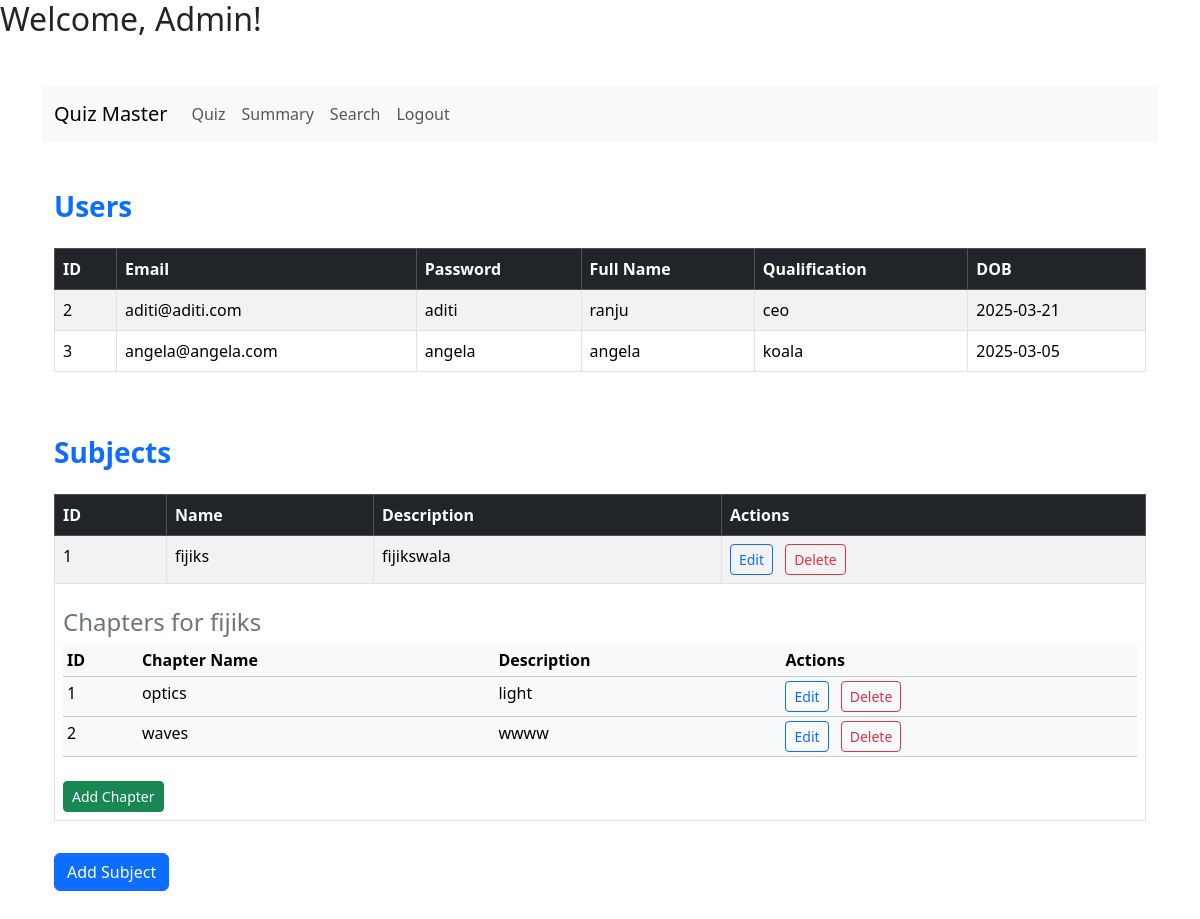
Page /dashboard/admin/1 on the committed database.
### models/user.py (models this page shows)
class User(db.Model):
    id = db.Column(db.Integer, primary_key=True, autoincrement=True)
    email = db.Column(db.String(150), unique=True, nullable=False)
    password = db.Column(db.String(150), nullable=False)
    fullname = db.Column(db.String(150), nullable=False)
    qualification = db.Column(db.String(150))
    dob = db.Column(db.Date)
    role=db.Column(db.String(150),nullable=False,default="user")

### models/subject.py (models this page shows)
class Subject(db.Model):
    id = db.Column(db.Integer, primary_key=True)
    name = db.Column(db.String(150), nullable=False,unique=True)
    description = db.Column(db.Text)
    chapters = db.relationship('Chapter', backref='subject', lazy=True)

### models/chapter.py (models this page shows)
class Chapter(db.Model):
    id = db.Column(db.Integer, primary_key=True)
    name = db.Column(db.String(150), nullable=False,unique=True)
    description = db.Column(db.Text)
    subject_id = db.Column(db.Integer, db.ForeignKey('subject.id'), nullable=False)
    quizzes = db.relationship('Quiz', backref='chapter', lazy=True)

### app.py (the view)
@app.route("/dashboard/<string:role>/<int:id>")
def path(role, id):
    if role == "user":
        name = User.query.filter_by(id=id).fullname
        return redirect(url_for("userdashboard", id=id, name=name))
    elif role == "admin":
        return render_template(
            "admindashboard.html", users=User.query.all(), subjects=Subject.query.all()
        )

### templates/admindashboard.html (shortened to what this page needs)
{% extends "base.html" %}
{% block content %}
<nav class="navbar navbar-expand-lg navbar-light bg-light">
    <div class="container-fluid">
      <a class="navbar-brand" href="#">Quiz Master</a>
      <div class="collapse navbar-collapse" id="navbarSupportedContent">
        <ul class="navbar-nav me-auto mb-2 mb-lg-0">
          <li class="nav-item">
            <a class="nav-link" href="{{url_for('quizmanagement')}}">Quiz</a>
          </li>
          <li class="nav-item">
            <a class="nav-link" href="#">Summary</a>
          </li>
          <li class="nav-item">
            <a class="nav-link" href="{{url_for('adminsearch')}}">Search</a>
          </li>
          <li class="nav-item">
            <a class="nav-link" href="#">Logout</a>
          </li>
        </ul>
      </div>
    </div>
  </nav>
<div class="container my-5">
    <h3 class="mb-4 text-primary fw-bold">Users</h3>
    <div class="table-responsive">
        <table class="table table-striped table-hover table-bordered">
            <thead class="table-dark">
                <tr>
                    <th scope="col">ID</th>
                    <th scope="col">Email</th>
                    <th scope="col">Password</th>
                    <th scope="col">Full Name</th>
                    <th scope="col">Qualification</th>
                    <th scope="col">DOB</th>
                </tr>
            </thead>
            <tbody>
                {% for user in users %}
                {% if user.role != "admin" %}
                <tr>
                    <td>{{ user.id }}</td>
                    <td>{{ user.email }}</td>
                    <td>{{ user.password }}</td>
                    <td>{{ user.fullname }}</td>
                    <td>{{ user.qualification }}</td>
                    <td>{{ user.dob }}</td>
                </tr>
                {% endif %}
                {% endfor %}
            </tbody>
        </table>
    </div>
    <h3 class="mt-5 mb-4 text-primary fw-bold">Subjects</h3>
    <div class="table-responsive">
        <table class="table table-striped table-hover table-bordered">
            <thead class="table-dark">
                <tr>
                    <th scope="col">ID</th>
                    <th scope="col">Name</th>
                    <th scope="col">Description</th>
                    <th scope="col">Actions</th>
                </tr>
            </thead>
            <tbody>
                {% for subject in subjects %}
                <tr>
                    <td>{{ subject.id }}</td>
                    <td>{{ subject.name }}</td>
                    <td>{{ subject.description }}</td>
                    <td>
                        <button type="button" onclick="location.href='{{ url_for('editsubject', id=subject.id) }}'" class="btn btn-outline-primary btn-sm me-2">Edit</button>
                        <button type="button" onclick="location.href='{{ url_for('deletesubject', id=subject.id) }}'" class="btn btn-outline-danger btn-sm">Delete</button>
                    </td>
                </tr>
                <tr>
                    <td colspan="4">
                        <h4 class="mt-3 text-secondary">Chapters for {{ subject.name }}</h4>
                        <div class="table-responsive">
                            <table class="table table-light table-sm">
                                <thead>
                                    <tr>
                                        <th scope="col">ID</th>
                                        <th scope="col">Chapter Name</th>
                                        <th scope="col">Description</th>
                                        <th scope="col">Actions</th>
                                    </tr>
                                </thead>
                                <tbody>
                                    {% for chapter in subject.chapters %}
                                    {% if chapter is not none %}
                                    <tr>
                                        <td>{{ chapter.id }}</td>
                                        <td>{{ chapter.name }}</td>
                                        <td>{{ chapter.description }}</td>
                                        <td>
                                            <button type="button" onclick="location.href='{{ url_for('editchapter', id=chapter.id) }}'" class="btn btn-outline-primary btn-sm me-2">Edit</button>
                                            <button type="button" onclick="location.href='{{ url_for('deletechapter', id=chapter.id) }}'" class="btn btn-outline-danger btn-sm">Delete</button>
                                        </td>
                                    </tr>
                                    {% endif %}
                                    {% endfor %}
                                </tbody>
                            </table>
                        </div>
                        <button type="button" onclick="location.href='{{ url_for('addchapter', subjectid=subject.id) }}'" class="btn btn-success btn-sm mt-2">Add Chapter</button>
                    </td>
                </tr>
                {% endfor %}
            </tbody>
        </table>
    </div>
    <button type="button" onclick="location.href='{{ url_for('addsubject') }}'" class="btn btn-primary mt-3">Add Subject</button>
</div>
{% endblock %}

### rows in the picture
User: id "2", email "aditi@aditi.com", password "aditi", fullname "ranju", qualification "ceo", dob "2025-03-21"
User: id "3", email "angela@angela.com", password "angela", fullname "angela", qualification "koala", dob "2025-03-05"
Subject: id "1", name "fijiks", description "fijikswala"
Chapter: id "1", name "optics", description "light"
Chapter: id "2", name "waves", description "wwww"
